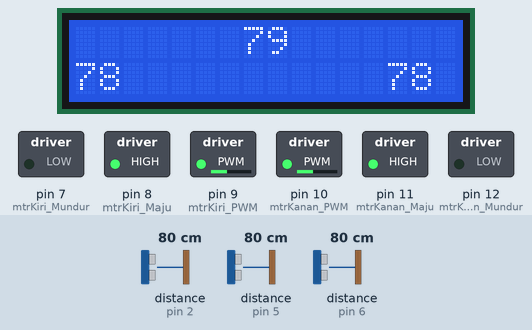
A sketch run on a simulated Arduino Uno, built with avr-gcc and run on an emulated ATmega328P. On the bench: 16×2 character LCD, switched loads named in the sketch (green lamp = pin HIGH). Wiring (inferred from the names in the program): 3 × ultrasonic range finder: trigger pin 3, echo pin 2 / trigger pin 4, echo pin 5 / trigger pin 13, echo pin 6. The test bench sets the inputs (shaded band); at power-on: distance to the obstacle (sensors on pin 6, pin 2, pin 5) 80 cm. The echo pulse lasts 58.3 µs per cm; pins used as bus, display or sensor lines are not drawn; what the sketch prints to the serial monitor is not drawn.

Above: at 1.7 s.
1.8 s: distance to the obstacle (sensor on pin 6) set to 13 cm
At 2.12 s:
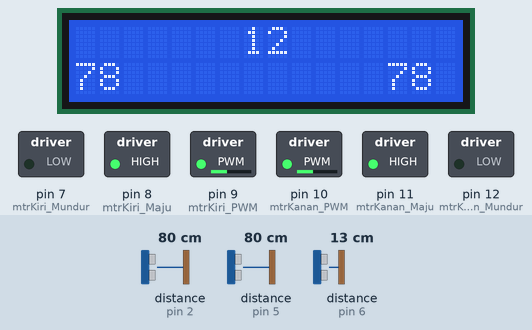
3.4 s: distance to the obstacle (sensor on pin 6) set to 10 cm
At 3.91 s:
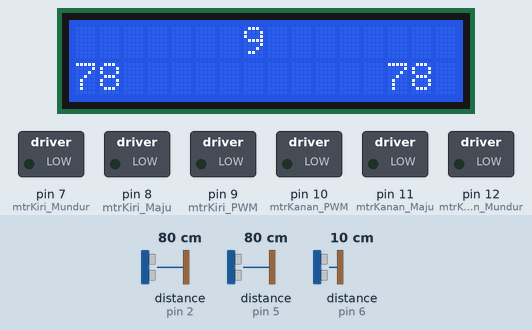
5.3 s: distance to the obstacle (sensor on pin 2) set to 8 cm
At 5.46 s:
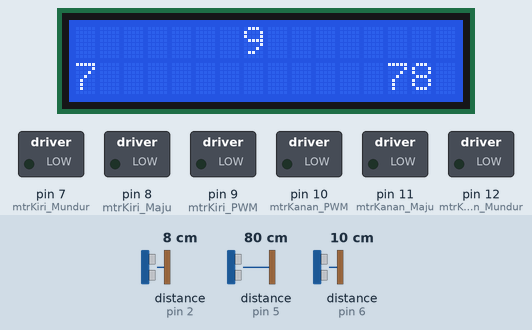
6.8 s: distance to the obstacle (sensor on pin 2) set to 5 cm
At 7.35 s:
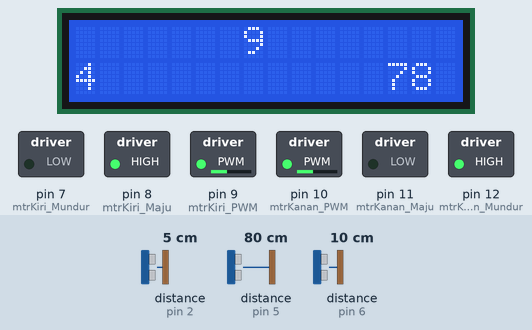
8.6 s: distance to the obstacle (sensor on pin 5) set to 8 cm
At 8.93 s:
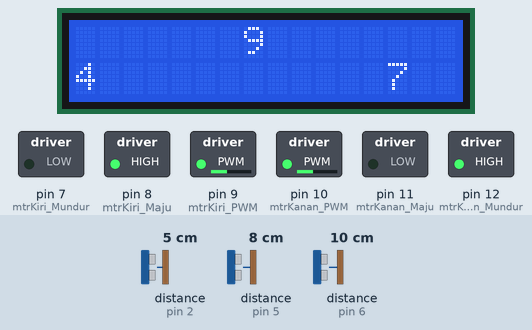
10.3 s: distance to the obstacle (sensor on pin 5) set to 5 cm
At 10.81 s:
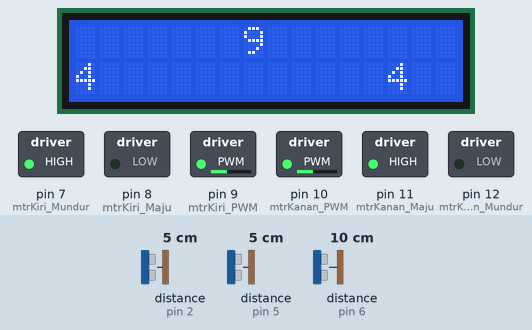
Timing chart, 0 to 13.1 s (numbered marks = the images above; inputs shaded):
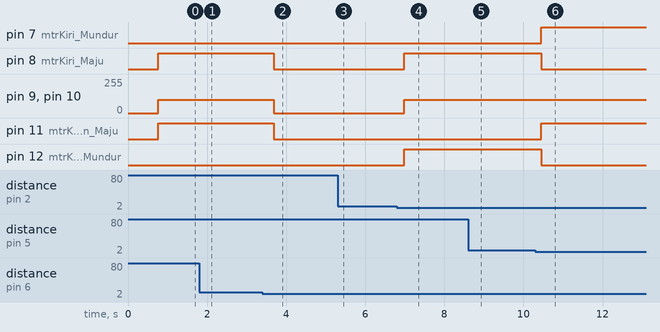

Measured:
- the behaviour switches between 12 and 11 cm on distance to the obstacle (sensor on pin 6) (found by bisection; images 1 and 2)
- the behaviour switches between 7 and 6 cm on distance to the obstacle (sensor on pin 2) (found by bisection; images 3 and 4)
- the behaviour switches between 7 and 6 cm on distance to the obstacle (sensor on pin 5) (found by bisection; images 5 and 6)
- after the input at 3.4 s, pin 8 (mtrKiri_Maju), pin 11 (mtrKanan_Maju): HIGH → LOW after 0.29 s; pin 9 (mtrKiri_PWM), pin 10 (mtrKanan_PWM): 100/255 → 0/255 after 0.29 s
- after the input at 6.8 s, pin 8 (mtrKiri_Maju), pin 12 (mtrKanan_Mundur): LOW → HIGH after 0.19 s; pin 9 (mtrKiri_PWM), pin 10 (mtrKanan_PWM): 0/255 → 100/255 after 0.19 s
- after the input at 10.3 s, pin 7 (mtrKiri_Mundur), pin 11 (mtrKanan_Maju): LOW → HIGH after 0.15 s; pin 8 (mtrKiri_Maju), pin 12 (mtrKanan_Mundur): HIGH → LOW after 0.15 s

The sketch:

obstacle_avoider.ino
```cpp
#include <LiquidCrystal_I2C.h>
LiquidCrystal_I2C lcd(0x27, 16, 2);

// Driver MotorDC
// Motor A
#define mtrKanan_Maju 11    // pin driver1
#define mtrKanan_Mundur 12  // pin driver2
#define mtrKanan_PWM 10     // pin pwmA

//Motor B
#define mtrKiri_Maju 8      // pin driver3
#define mtrKiri_Mundur 7    // pin driver4
#define mtrKiri_PWM 9       // pin pwmB

// Sensor Ultrasonic
#define echo1 2 // pin echo kiri
#define trig1 3 // pin trigger kiri

#define echo2 6 // pin echo depan
#define trig2 13 // pin trigger depan

#define echo3 5 // pin echo kanan
#define trig3 4 // pin trigger kanan

long waktu1, waktu2, waktu3;
int jarak1, jarak2, jarak3, count = 0, pos = 0;

void setup() {
  // put your setup code here, to run once:
  pinMode(mtrKanan_Maju, OUTPUT);
  pinMode(mtrKanan_Mundur, OUTPUT);
  pinMode(mtrKanan_PWM, OUTPUT);
  pinMode(mtrKiri_Maju, OUTPUT);
  pinMode(mtrKiri_Mundur, OUTPUT);
  pinMode(mtrKiri_PWM, OUTPUT);

  pinMode(trig1, OUTPUT);
  pinMode(echo1, INPUT);
  pinMode(trig2, OUTPUT);
  pinMode(echo2, INPUT);
  pinMode(trig3, OUTPUT);
  pinMode(echo3, INPUT);

  lcd.init();
  lcd.backlight();
  lcd.clear();
  lcd.setCursor(0, 0);
  lcd.print("Program Starting...");
  delay(500);
  lcd.clear();

  Serial.begin(9600);

}

void loop() {
  // put your main code here, to run repeatedly:
  bacaKiri();
  bacaDepan();
  bacaKanan();

  int left = jarak1;
  int front = jarak2;
  int right = jarak3;

  if (front > 10){
    maju(100);
    delay(100);
  }
  else if(front < 10 && right < 6){
    kiri(100,100);
    delay(100);
  }
  else if(front < 10 && left < 6){
    kanan(100,100);
    delay(100);
  }
  else if(front < 10 && left < 6 && right < 6){
    mundur(100);
    delay(100);
  }
  else{
    berhenti();
  }
  delay(50);
  lcd.clear();
}

void bacaDepan() {
  // Clears the trigPin condition
  digitalWrite(trig2, LOW);
  delayMicroseconds(2);

  // Sets the trigPin HIGH (ACTIVE) for 10 microseconds
  digitalWrite(trig2, HIGH);
  delayMicroseconds(10);
  digitalWrite(trig2, LOW);

  // Reads the echoPin, returns the sound wave travel time in microseconds
  waktu2 = pulseIn(echo2, HIGH);

  // Calculating the distance
  jarak2 = waktu2 * 0.034 / 2; // Speed of sound wave divided by 2 (go and back)

  // Displays the distance on the Serial Monitor
  Serial.print("Jarak Depan = ");
  Serial.print(jarak2);
  Serial.println(" cm");

  lcd.setCursor(7, 0);
  lcd.print(jarak2);
  delay(50);
}

void bacaKiri() {
  // Clears the trigPin condition
  digitalWrite(trig1, LOW);
  delayMicroseconds(2);

  // Sets the trigPin HIGH (ACTIVE) for 10 microseconds
  digitalWrite(trig1, HIGH);
  delayMicroseconds(10);
  digitalWrite(trig1, LOW);

  // Reads the echoPin, returns the sound wave travel time in microseconds
  waktu1 = pulseIn(echo1, HIGH);

  // Calculating the distance
  jarak1 = waktu1 * 0.034 / 2; // Speed of sound wave divided by 2 (go and back)

  // Displays the distance on the Serial Monitor
  Serial.print("Jarak Kiri = ");
  Serial.print(jarak1);
  Serial.println(" cm");

  lcd.setCursor(0, 1);
  lcd.print(jarak1);
  delay(50);
}

void bacaKanan() {
  // Clears the trigPin condition
  digitalWrite(trig3, LOW);
  delayMicroseconds(2);

  // Sets the trigPin HIGH (ACTIVE) for 10 microseconds
  digitalWrite(trig3, HIGH);
  delayMicroseconds(10);
  digitalWrite(trig3, LOW);

  // Reads the echoPin, returns the sound wave travel time in microseconds
  waktu3 = pulseIn(echo3, HIGH);

  // Calculating the distance
  jarak3 = waktu3 * 0.034 / 2; // Speed of sound wave divided by 2 (go and back)

  // Displays the distance on the Serial Monitor
  Serial.print("Jarak Kanan= ");
  Serial.print(jarak3);
  Serial.println(" cm");

  lcd.setCursor(13, 1);
  lcd.print(jarak3);
  delay(50);
}

void maju(int spd) {
  analogWrite(mtrKanan_PWM, spd);
  analogWrite(mtrKiri_PWM, spd);

  digitalWrite(mtrKanan_Maju, HIGH);
  digitalWrite(mtrKanan_Mundur, LOW);

  digitalWrite(mtrKiri_Maju, HIGH);
  digitalWrite(mtrKiri_Mundur, LOW);
}

void mundur(int spd) {
  analogWrite(mtrKanan_PWM, spd);
  analogWrite(mtrKiri_PWM, spd);

  digitalWrite(mtrKanan_Maju, LOW);
  digitalWrite(mtrKanan_Mundur, HIGH);

  digitalWrite(mtrKiri_Maju, LOW);
  digitalWrite(mtrKiri_Mundur, HIGH);
}

void kiri(int spd1, int spd2) {
  analogWrite(mtrKanan_PWM, spd1);
  analogWrite(mtrKiri_PWM, spd2);

  digitalWrite(mtrKanan_Maju, HIGH);
  digitalWrite(mtrKanan_Mundur, LOW);

  digitalWrite(mtrKiri_Maju, LOW);
  digitalWrite(mtrKiri_Mundur, HIGH);
}

void kanan(int spd1, int spd2) {
  analogWrite(mtrKanan_PWM, spd1);
  analogWrite(mtrKiri_PWM, spd2);

  digitalWrite(mtrKanan_Maju, LOW);
  digitalWrite(mtrKanan_Mundur, HIGH);

  digitalWrite(mtrKiri_Maju, HIGH);
  digitalWrite(mtrKiri_Mundur, LOW);
}

void berhenti() {
  analogWrite(mtrKanan_PWM, 0);
  analogWrite(mtrKiri_PWM, 0);

  digitalWrite(mtrKanan_Maju, LOW);
  digitalWrite(mtrKanan_Mundur, LOW);

  digitalWrite(mtrKiri_Maju, LOW);
  digitalWrite(mtrKiri_Mundur, LOW);
}
```
